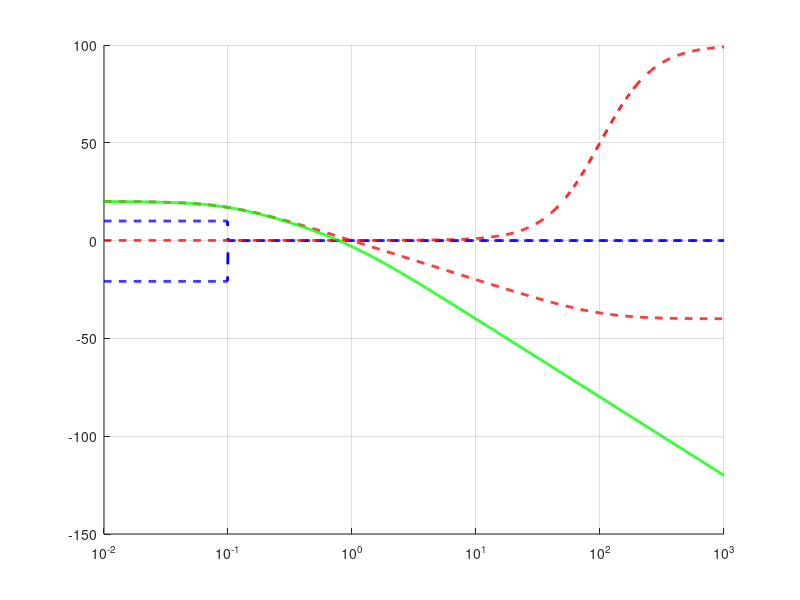
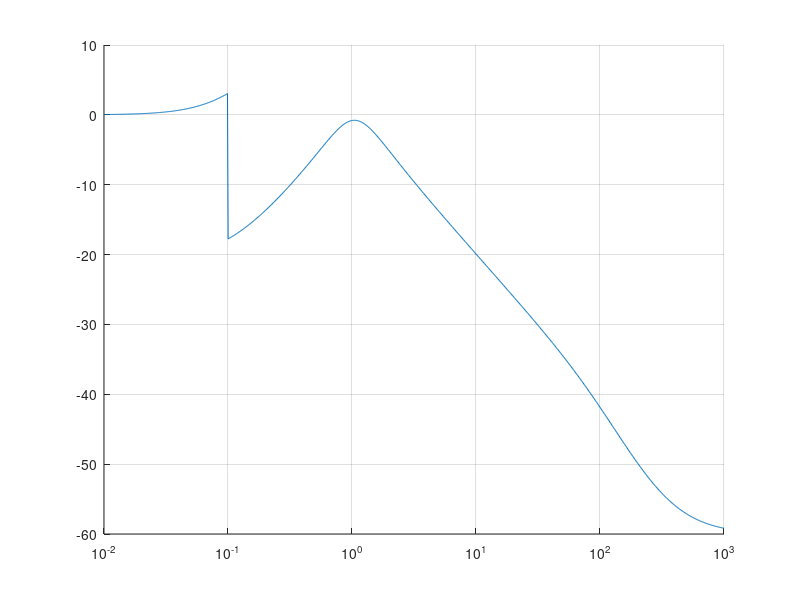
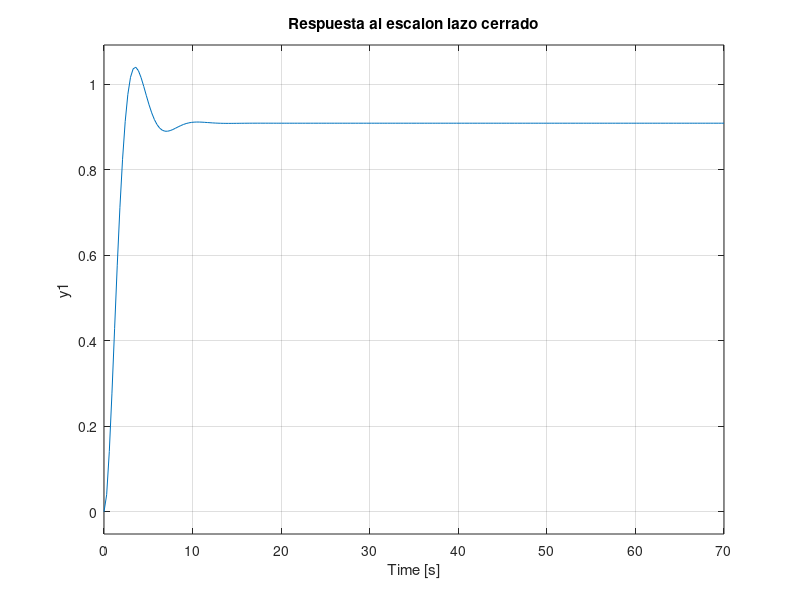

These charts were generated, in order, by the following MATLAB code:
% Script para diseño de controlador por loopshaping

% % % % % % % % % % % % % % % % % % % % 
% Teorema:
% % % % % % % % % % % % % % % % % % % % 
% Condicion necesaria y suficiente para performance robusta:
% || |WdS| + |WsT| || <= 1
% Ws -> W(delta)
% - - - - - - - - - - - - - - - - - - - - 

close all; clc;
s = tf('s');

% % % % % % % % % % % % % % % % % % % % 
% DATOS
% % % % % % % % % % % % % % % % % % % % 

ww = logspace(-2, 3, 1000); % vector de frecuencias
G0 = 1/(s*(s+1)); % Planta nominal
deltaIncertidumbrePlanta = [-1:0.5:1];

% Incertidumbre Wd (performance nominal)
wd_resp=10.*ones(size(ww));wd_resp=wd_resp.*(ww<0.1)+ 0.001*(ww>=0.1);

% Incertidumbre Wm (estabilidad robusta)
wm = 100*(s+0.1)/(s+100);
wm_resp=freqresp(wm,ww);wm_resp=reshape(wm_resp,size(ww));

% Controlador K = L0/G0
L0 = 10;
L0 = 10/(s);
L0 = 10/((s+1)*(s/0.1+1));
% L0 = K*G0;
L0_resp=freqresp(L0,ww);L0_resp=reshape(L0_resp,size(ww));

% - - - - - - - - - - - - - - - - - - - - 

T=L0_resp./(1+L0_resp); % Sensibilidad complementaria
S=1-T; % Sensibilidad

% % % % % % % % % % % % % % % % % % % % 
% Performance nominal y estabilidad robusta
% % % % % % % % % % % % % % % % % % % % 
% regionTop=20*log10(real(wd_resp)); regA0dbIndex=find(regionA<=0,1);regionA=regionA(1:regA0dbIndex);
regionA=20*log10(1./(1+abs(wd_resp)));
regionB=20*log10(1./abs(wm_resp));

fig = figure(); hold on; grid on; screenSize = get(0, 'ScreenSize');
set(fig, 'Position', [0 0 screenSize(3) screenSize(4)]);
set(gca, 'XScale', 'log');  % hago el eje logaritmico
semilogx(ww(1:length(wd_resp)), real(wd_resp), 'b--','linewidth',2);
semilogx(ww(1:length(regionA)), real(regionA), 'b--','linewidth',2);
semilogx(ww(1:length(regionB)), real(regionB), 'r--','linewidth',2);
semilogx(ww(1:length(wm_resp)), real(wm_resp), 'r--','linewidth',2);
semilogx(ww(1:length(abs(L0_resp))), real(20*log10(L0_resp)), 'g','linewidth',2);

% - - - - - - - - - - - - - - - - - - - - 

% % % % % % % % % % % % % % % % % % % % 
% Performance robusta
% % % % % % % % % % % % % % % % % % % % 
cond_perf_robust=20*log10(abs(S.*wd_resp)+abs(T.*wm_resp));

fig = figure(); hold on; grid on; screenSize = get(0, 'ScreenSize');
set(fig, 'Position', [0 0 screenSize(3) screenSize(4)]);
set(gca, 'XScale', 'log');  % hago el eje logaritmico
semilogx(ww, cond_perf_robust);

% Lleno las áreas con rojo donde la curva no cumple la condicion
% TODO
% - - - - - - - - - - - - - - - - - - - - 

% % % % % % % % % % % % % % % % % % % % 
% Respuesta al escalón
% % % % % % % % % % % % % % % % % % % % 

% Step response of the closed-loop system (T = L0/(1+L0))
T_closed_loop = L0 / (1 + L0);
figure; hold on;
step(T_closed_loop); grid on;
title('Respuesta al escalon lazo cerrado');

% - - - - - - - - - - - - - - - - - - - - 